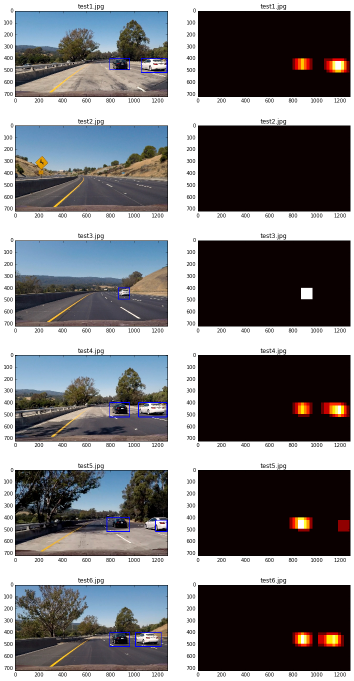
#> input picture output_images/pipeline_No_overlapping.png, 707 x 1362 px, given as the content of the folder vehicles/, which was not available (shown at 1/2 size)
$ jupyter execute --allow-errors VehicleDetection_P5.ipynb   (shell and % lines are left out)   (older library calls are emulated)   (text cells are left out)
#> lines starting #> are read from the running program, lines starting #| are printed output that depends on the picture; pictures that were not available may be replaced by others from this repository, and a replacement may not be noted
[cell 1]
import numpy as np
import cv2
import matplotlib.pyplot as plt
import matplotlib.image as mpimg
from sklearn.preprocessing import StandardScaler
from sklearn.model_selection import train_test_split
import glob
from skimage.feature import hog
import os

[cell 2]
basedir = 'vehicles/'
image_types = os.listdir(basedir)
cars = []

for imtype in image_types:
    cars.extend(glob.glob(basedir+imtype+'/*'))

print('Number of vehicle images = ', len(cars))
with open('cars.txt', 'w') as f:
    for car in cars:
        f.write(car+'\n')

basedir = 'non-vehicles/'
image_types = os.listdir(basedir)
notcars = []

for imtype in image_types:
    notcars.extend(glob.glob(basedir+imtype+'/*'))

print('Number of Non-vehicle images = ', len(notcars))
with open('notcars.txt', 'w') as f:
    for ncar in notcars:
        f.write(ncar+'\n')

[cell 3]
def get_hog_features(img, orient, pix_per_cell, cell_per_block, vis=False,
                     feature_vec=True):
    if vis:
        hog_features, hog_image = hog(img, orientations=orient,
                      pixels_per_cell=(pix_per_cell, pix_per_cell),
                      cells_per_block=(cell_per_block, cell_per_block),
                      visualise= vis, feature_vector = feature_vec)
        return hog_features, hog_image
    else:
        hog_features= hog(img, orientations=orient,
                      pixels_per_cell=(pix_per_cell, pix_per_cell),
                      cells_per_block=(cell_per_block, cell_per_block),
                      visualise= vis, feature_vector = feature_vec)
        #print('hog_features shape= ')
        #print(hog_features.shape)
        return hog_features

[cell 4]
#read an image from car list and an image noncar list
#visualize the image and the corresponding features
n_orient = 9
n_pix_cell = 8
n_cell_blk = 2
hog_channel = 1

car_file = cars[np.random.randint(0,len(cars))]
notcar_file = notcars[np.random.randint(0,len(notcars))]

car_img = mpimg.imread(car_file)
#> car_img is the input picture: shape (1362, 707, 4) float32; mean R, G, B, A 0.473, 0.468, 0.477, 0.666
print(car_img.shape)
#| (1362, 707, 4)
noncar_img = mpimg.imread(notcar_file)

car_features, car_hog_img = get_hog_features(car_img[:,:, hog_channel], n_orient, n_pix_cell, n_cell_blk, vis=True, feature_vec=True)
#> in get_hog_features, `hog_features, hog_image = hog(img, orientations=orient, pixels_per_cel..`:
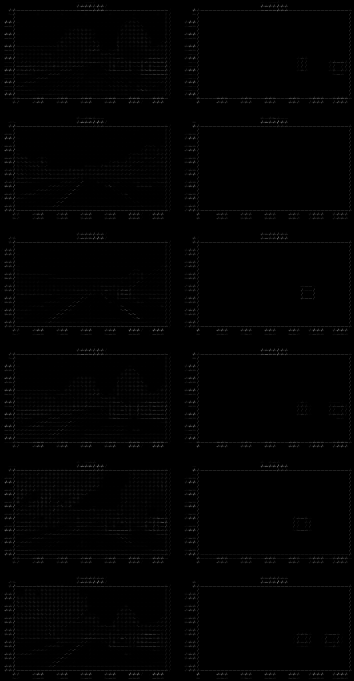
#> hog_image: shape (1362, 707) float32 (shown at 1/2 size); min 0, max 0.907, mean 0.00869
#> in get_hog_features, `hog_features, hog_image = hog(img, orientations=orient, pixels_per_cel..`:
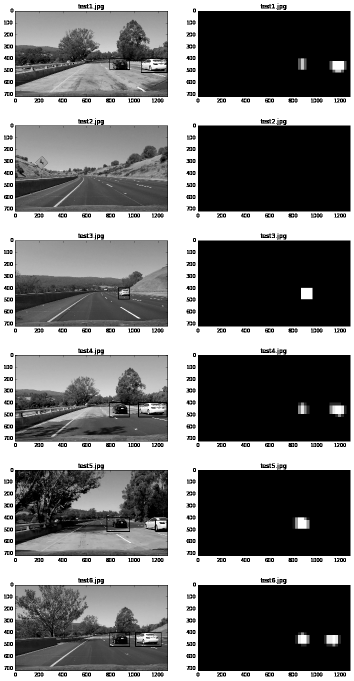
#> img: shape (1362, 707) float32 (shown at 1/2 size); min 0, max 1, mean 0.468
noncar_features, noncar_hog_img = get_hog_features(noncar_img[:,:, hog_channel], n_orient, n_pix_cell, n_cell_blk,
                                                   vis=True, feature_vec=True)

fig, ((ax1, ax2), (ax3, ax4)) = plt.subplots(2,2, figsize=(12, 12))
fig.subplots_adjust(hspace = 0.25, wspace=0.1)
ax1.axis('off')
ax1.set_title('car', fontsize=15)
ax1.imshow(car_img)
ax2.axis('off')
ax2.set_title('car HOG image', fontsize=15)
ax2.imshow(car_hog_img, cmap='gray')
ax3.axis('off')
ax3.set_title('noncar', fontsize=15)
ax3.imshow(noncar_img)
ax4.axis('off')
ax4.set_title('noncar HOG image', fontsize=15)
ax4.imshow(noncar_hog_img, cmap='gray')
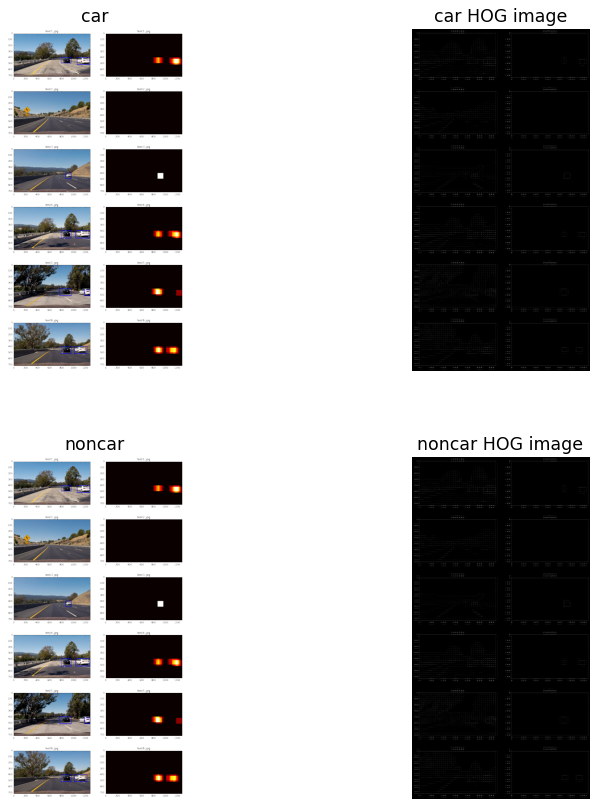
#> figure drawn by matplotlib, 4 panels

[cell 5]
# [18 lines left out: function bin_spatial_orig, not called in this run]

[cell 6]
def bin_spatial(img, size=(32, 32)):
    color1 = cv2.resize(img[:,:,0], size).ravel()
    color2 = cv2.resize(img[:,:,1], size).ravel()
    color3 = cv2.resize(img[:,:,2], size).ravel()
    return np.hstack((color1,color2,color3))

[cell 7]
def color_hist(img, nbins=32):
    # Compute the histogram of the RGB channels separately
    ch1_hist = np.histogram(img[:,:,0], bins=nbins)
    ch2_hist = np.histogram(img[:,:,1], bins=nbins)
    ch3_hist = np.histogram(img[:,:,2], bins=nbins)
    # Generating bin centers
    #bin_edges = rhist[1]
    #bin_centers = (bin_edges[1:]  + bin_edges[0:len(bin_edges)-1])/2
    # Concatenate the histograms into a single feature vector
    hist_features = np.concatenate((ch1_hist[0], ch2_hist[0], ch3_hist[0]))
    # Return the individual histograms, bin_centers and feature vector
    #return rhist, ghist, bhist, bin_centers, hist_features
    return hist_features

[cell 8]
def extract_features(img_filenames, cspace='RGB', spatial_size=(32, 32),
                        hist_bins=32, orient = 9,
                        pix_per_cell = 8, cell_per_block = 2, hog_channel=0,
                        spatial_feat = True, hist_feat=True,
                        hog_feat = True):
    # Create a list to append feature vectors to
    features = []
    print_data = False
    # Iterate through the list of images
    for file in img_filenames:
        # Read in each one by one
        image = mpimg.imread(file)
        # apply color conversion if other than 'RGB'
        if cspace != 'RGB':
            if cspace == 'HSV':
                feature_image = cv2.cvtColor(image, cv2.COLOR_RGB2HSV)
            elif cspace == 'LUV':
                feature_image = cv2.cvtColor(image, cv2.COLOR_RGB2LUV)
            elif cspace == 'HLS':
                feature_image = cv2.cvtColor(image, cv2.COLOR_RGB2HLS)
            elif cspace == 'YUV':
                feature_image = cv2.cvtColor(image, cv2.COLOR_RGB2YUV)
            elif cspace == 'YCrCb':
                feature_image = cv2.cvtColor(image, cv2.COLOR_RGB2YCrCb)
        else: feature_image = np.copy(image)
        file_features = []
        if spatial_feat:
            # Apply bin_spatial() to get spatial color features
            spatial_features = bin_spatial(feature_image, size=spatial_size)
            file_features.append(spatial_features)
        if hist_feat:
            # Apply color_hist() also with a color space option now
            hist_features = color_hist(feature_image, nbins=hist_bins)
            file_features.append(hist_features)
        if hog_feat:
            if hog_channel == 'ALL':
                hog_features=[]
                for channel in range(feature_image.shape[2]):
                    hog_features_for_channel= get_hog_features(feature_image[:,:,channel],
                                                       orient, pix_per_cell,
                                                       cell_per_block,
                                                       vis=False, feature_vec=True)
                    hog_features.append(hog_features_for_channel)
                hog_features = np.ravel(hog_features)
            else:
                hog_features=get_hog_features(feature_image[:,:,hog_channel],
                                                       orient, pix_per_cell,
                                                       cell_per_block,
                                                       vis=False, feature_vec=True)
            # Append the new feature vector to the features list
            file_features.append(hog_features)

        #
        if print_data:
            print('printing data')
            print(spatial_features.shape)
            print(hist_features.shape)
            print(hog_features.shape)
            print_data = False
        #

        features.append(np.concatenate(file_features))
    # Return list of feature vectors
    return features

[cell 9]
def slide_window(img, x_start_stop=[None, None], y_start_stop=[None, None],
                    xy_window=(64, 64), xy_overlap=(0.5, 0.5)):
    # If x and/or y start/stop positions not defined, set to image size
    if x_start_stop[0] == None:
        x_start_stop[0] = 0
    if x_start_stop[1] == None:
        x_start_stop[1] = img.shape[1]
    if y_start_stop[0] == None:
        y_start_stop[0] = 0
    if y_start_stop[1] == None:
        y_start_stop[1] = img.shape[0]
    # Compute the span of the region to be searched
    xspan = x_start_stop[1] - x_start_stop[0]
    yspan = y_start_stop[1] - y_start_stop[0]
    # Compute the number of pixels per step in x/y
    nx_pix_per_step = np.int(xy_window[0]*(1 - xy_overlap[0]))
    ny_pix_per_step = np.int(xy_window[1]*(1 - xy_overlap[1]))
    # Compute the number of windows in x/y
    nx_buffer = np.int(xy_window[0]*(xy_overlap[0]))
    ny_buffer = np.int(xy_window[1]*(xy_overlap[1]))
    nx_windows = np.int((xspan-nx_buffer)/nx_pix_per_step)
    ny_windows = np.int((yspan-ny_buffer)/ny_pix_per_step)
    # Initialize a list to append window positions to
    window_list = []
    # Loop through finding x and y window positions
    # Note: you could vectorize this step, but in practice
    # you'll be considering windows one by one with your
    # classifier, so looping makes sense
    for ys in range(ny_windows):
        for xs in range(nx_windows):
            # Calculate window position
            startx = xs*nx_pix_per_step + x_start_stop[0]
            endx = startx + xy_window[0]
            starty = ys*ny_pix_per_step + y_start_stop[0]
            endy = starty + xy_window[1]
            # Append window position to list
            window_list.append(((startx, starty), (endx, endy)))
    # Return the list of windows
    return window_list

[cell 10]
# Here is your draw_boxes function from the previous exercise
# [9 lines left out: function draw_boxes, not called in this run]

[cell 11]
def single_img_features(img, color_space='RGB', spatial_size=(32, 32),
                        hist_bins=32, orient=9,
                        pix_per_cell=8, cell_per_block=2, hog_channel=0,
                        spatial_feat=True, hist_feat=True, hog_feat=True,vis=False):
    #1) Define an empty list to receive features
    img_features = []
    #2) Apply color conversion if other than 'RGB'
    if color_space != 'RGB':
        if color_space == 'HSV':
            feature_image = cv2.cvtColor(img, cv2.COLOR_RGB2HSV)
        elif color_space == 'LUV':
            feature_image = cv2.cvtColor(img, cv2.COLOR_RGB2LUV)
        elif color_space == 'HLS':
            feature_image = cv2.cvtColor(img, cv2.COLOR_RGB2HLS)
        elif color_space == 'YUV':
            feature_image = cv2.cvtColor(img, cv2.COLOR_RGB2YUV)
        elif color_space == 'YCrCb':
            feature_image = cv2.cvtColor(img, cv2.COLOR_RGB2YCrCb)
    else: feature_image = np.copy(img)
    #3) Compute spatial features if flag is set
    if spatial_feat == True:
        spatial_features = bin_spatial(feature_image, size=spatial_size)

        #4) Append features to list
        img_features.append(spatial_features)
    #5) Compute histogram features if flag is set
    if hist_feat == True:
        hist_features = color_hist(feature_image, nbins=hist_bins)

        #6) Append features to list
        img_features.append(hist_features)
    #7) Compute HOG features if flag is set
    if hog_feat == True:
        if hog_channel == 'ALL':
            hog_features = []
            for channel in range(feature_image.shape[2]):
                hog_features.extend(get_hog_features(feature_image[:,:,channel],
                                    orient, pix_per_cell, cell_per_block,
                                    vis=False, feature_vec=True))
        else:
            hog_features = get_hog_features(feature_image[:,:,hog_channel], orient,
                        pix_per_cell, cell_per_block, vis=False, feature_vec=True)
        #8) Append features to list
        img_features.append(hog_features)


    if vis==True:
        return np.concatenate(img_features), hog_image
    else:
        #9) Return concatenated array of features
        return np.concatenate(img_features)

[cell 12]
def search_windows(img, windows, clf, scaler, color_space='RGB',
                    spatial_size=(32, 32), hist_bins=32,
                    hist_range=(0, 256), orient=9,
                    pix_per_cell=8, cell_per_block=2,
                    hog_channel=0, spatial_feat=True,
                    hist_feat=True, hog_feat=True):

    #1) Create an empty list to receive positive detection windows
    on_windows = []
    #2) Iterate over all windows in the list
    for window in windows:
        #3) Extract the test window from original image
        test_img = cv2.resize(img[window[0][1]:window[1][1], window[0][0]:window[1][0]], (64, 64))
        #4) Extract features for that window using single_img_features()
        features = single_img_features(test_img, color_space=color_space,
                            spatial_size=spatial_size, hist_bins=hist_bins,
                            orient=orient, pix_per_cell=pix_per_cell,
                            cell_per_block=cell_per_block,
                            hog_channel=hog_channel, spatial_feat=spatial_feat,
                            hist_feat=hist_feat, hog_feat=hog_feat)
        #5) Scale extracted features to be fed to classifier
        test_features = scaler.transform(np.array(features).reshape(1, -1))
        #6) Predict using your classifier
        prediction = clf.predict(test_features)
        #7) If positive (prediction == 1) then save the window
        if prediction == 1:
            on_windows.append(window)
    #8) Return windows for positive detections
    return on_windows

[cell 13]
# [11 lines left out: function visualize, not called in this run]

[cell 14]
import time
from sklearn.svm import LinearSVC

color_space = 'YCrCb'
orient = 9
pix_per_cell = 8
cell_per_block = 2
hog_channel = 'ALL'
spatial_size = (32,32)
hist_bins = 32
spatial_feat = True
hist_feat = True
hog_feat = True

t = time.time()
n_samples = 1000
random_indices = np.random.randint(0, len(cars), n_samples)
test_cars = cars
test_notcars = notcars

print('extracting features')

car_features = extract_features(test_cars, cspace= color_space, spatial_size=spatial_size,
                               hist_bins=hist_bins, orient =orient, pix_per_cell = pix_per_cell,
                               cell_per_block=cell_per_block, hog_channel=hog_channel,
                               spatial_feat = spatial_feat,hist_feat=hist_feat,hog_feat=hog_feat)
#> in bin_spatial, `color1 = cv2.resize(img[:,:,0], size).ravel()`: color1 = 1024 values, max 1 at index 0, min 0 at index 17, mean 0.438
#> in bin_spatial, `color2 = cv2.resize(img[:,:,1], size).ravel()`: color2 = 1024 values, max 0.959 at index 794, min 0.372 at index 366, mean 0.504
#> in bin_spatial, `color3 = cv2.resize(img[:,:,2], size).ravel()`: color3 = 1024 values, max 0.837 at index 620, min 0.173 at index 293, mean 0.502
#> in extract_features, `spatial_features = bin_spatial(feature_image, size=spatial_size)`: spatial_features = 3072 values, max 1 at index 0, min 0 at index 17, mean 0.481
#> in color_hist, `hist_features = np.concatenate((ch1_hist[0], ch2_hist[0], ch3_hist[0]))`: hist_features = 96 values, max 718566 at index 79, min 1 at index 94, mean 30091.7
#> after the loop in extract_features, `for channel in range(feature_image.shape[2]):`: hog_features = 3 items
#> car_features = 1 item

notcar_features = extract_features(test_notcars, cspace= color_space, spatial_size=spatial_size,
                               hist_bins=hist_bins, orient =orient, pix_per_cell = pix_per_cell,
                               cell_per_block=cell_per_block, hog_channel=hog_channel,
                               spatial_feat = spatial_feat,hist_feat=hist_feat,hog_feat=hog_feat)
#> notcar_features = 1 item


print(time.time()-t, 'seconds for features computation')

X = np.vstack((car_features, notcar_features)).astype(np.float64)
X_scaler = StandardScaler().fit(X)

scaled_X = X_scaler.transform(X)

y = np.hstack((np.ones(len(car_features)), np.zeros(len(notcar_features))))
#> y = [1, 0]

rand_state = np.random.randint(0,100)
X_train, X_test, y_train,y_test = train_test_split(scaled_X, y, test_size = 0.1, random_state=rand_state)
#> y_train = [1]; y_test = [0]


print('Using: ', 'orient= ',orient, ' pix per cell = ', pix_per_cell, ' cell per block= ', cell_per_block,
      ' spatial binning= ',spatial_size,
    'and', ' histogram bins = ', hist_bins)
print('Feature vector length:', len(X_train[0]))
#| Feature vector length: 1591092
# Use a linear SVC
svc = LinearSVC()
# Check the training time for the SVC
t=time.time()
#> (the rest of this cell did not finish here and is left out)

[cell 15]
searchpath = 'test_images/*'
example_images = glob.glob(searchpath)

color_space = 'YCrCb'
orient = 9
pix_per_cell = 8
cell_per_block = 2
hog_channel = 'ALL'
spatial_size = (32,32)
hist_bins = 32
spatial_feat = True
hist_feat = True
hog_feat = True

images= []
titles = []
y_start_stop= [400, 656]
overlap = 0.5
#> (the rest of this cell did not finish here and is left out)

#> `windows = slide_window(img, x_start_stop=[None, None], y_start_stop=y_..`: windows = 30 items

    hot_windows = search_windows(img, windows, svc, X_scaler, color_space=color_space,
                               spatial_size=spatial_size, hist_bins= hist_bins,
                               orient=orient, pix_per_cell=pix_per_cell,
                               cell_per_block= cell_per_block,hog_channel=hog_channel,
                               spatial_feat = spatial_feat,
                               hist_feat = hist_feat, hog_feat=hog_feat)
#> the loop in search_windows, `for window in windows:` made 1 pass
#> window on pass 1: ((0, 400), (128, 528))
#> pass 1, in search_windows, `test_img = cv2.resize(img[window[0][1]:window[1][1], window[0][0]:wind..`:
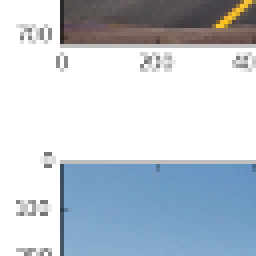
#> test_img: shape (64, 64, 4) float32 (shown 4 times larger); mean R, G, B, A 0.00288, 0.00302, 0.00317, 0.0017; transparent parts drawn white
#> after the loop in search_windows, `for window in windows:`: on_windows = []
#> (the rest of the program and of its run is left out)
